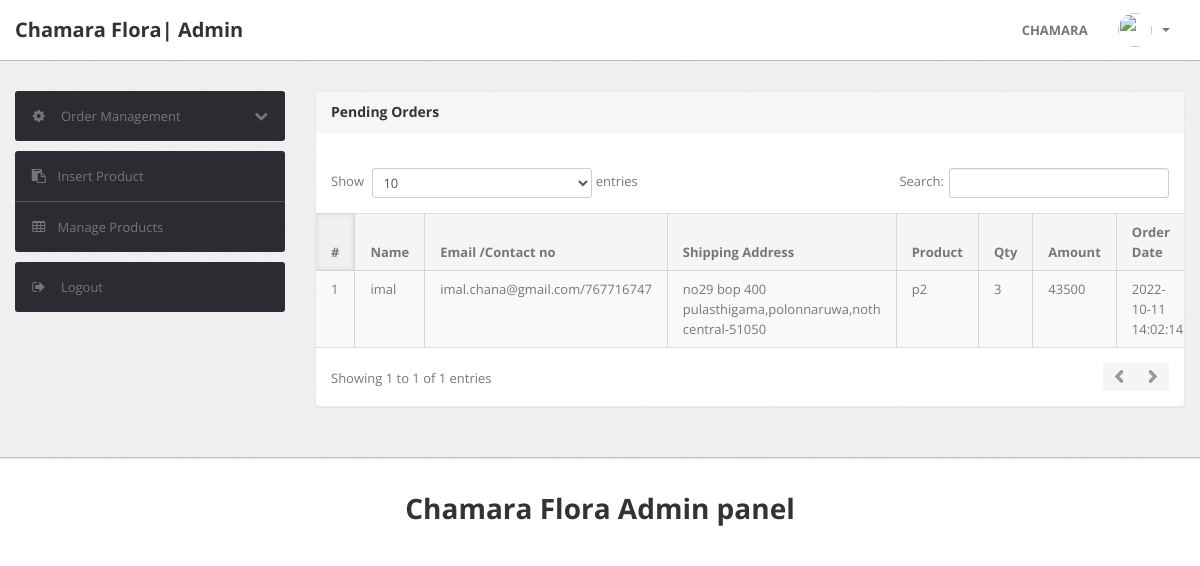
/admin/pending-orders.php (signed in), run on the app's committed database.
### tables this page shows
CREATE TABLE `orders` (
  `id` int(11) NOT NULL,
  `userId` int(11) DEFAULT NULL,
  `productId` varchar(255) DEFAULT NULL,
  `quantity` int(11) DEFAULT NULL,
  `orderDate` timestamp NOT NULL DEFAULT current_timestamp(),
  `paymentMethod` varchar(50) DEFAULT NULL,
  `orderStatus` varchar(55) DEFAULT NULL
);

CREATE TABLE `users` (
  `id` int(11) NOT NULL,
  `name` varchar(255) DEFAULT NULL,
  `email` varchar(255) DEFAULT NULL,
  `contactno` bigint(11) DEFAULT NULL,
  `password` varchar(255) DEFAULT NULL,
  `shippingAddress` longtext DEFAULT NULL,
  `shippingState` varchar(255) DEFAULT NULL,
  `shippingCity` varchar(255) DEFAULT NULL,
  `shippingPincode` int(11) DEFAULT NULL,
  `billingAddress` longtext DEFAULT NULL,
  `billingState` varchar(255) DEFAULT NULL,
  `billingCity` varchar(255) DEFAULT NULL,
  `billingPincode` int(11) DEFAULT NULL,
  `regDate` timestamp NOT NULL DEFAULT current_timestamp(),
  `updationDate` varchar(255) DEFAULT NULL
);

CREATE TABLE `products` (
  `id` int(11) NOT NULL,
  `category` int(11) NOT NULL,
  `subCategory` int(11) DEFAULT NULL,
  `productName` varchar(255) DEFAULT NULL,
  `productCompany` varchar(255) DEFAULT NULL,
  `productPrice` int(11) DEFAULT NULL,
  `productPriceBeforeDiscount` int(11) DEFAULT NULL,
  `productDescription` longtext DEFAULT NULL,
  `productImage1` varchar(255) DEFAULT NULL,
  `productImage2` varchar(255) DEFAULT NULL,
  `productImage3` varchar(255) DEFAULT NULL,
  `shippingCharge` int(11) DEFAULT NULL,
  `productAvailability` varchar(255) DEFAULT NULL,
  `postingDate` timestamp NULL DEFAULT current_timestamp(),
  `updationDate` varchar(255) DEFAULT NULL
);

### admin/pending-orders.php (the view, shortened to what this page needs)
<?php
include('include/config.php');
if(strlen($_SESSION['alogin'])==0)
	{
header('location:index.php');
}
else{
?>
<!DOCTYPE html>
<html lang="en">
<head>
	<link type="text/css" href="bootstrap/css/bootstrap.min.css" rel="stylesheet">
	<link type="text/css" href="bootstrap/css/bootstrap-responsive.min.css" rel="stylesheet">
	<link type="text/css" href="css/theme.css" rel="stylesheet">
	<link type="text/css" href="images/icons/css/font-awesome.css" rel="stylesheet">
</head>
<body>
<?php include('include/header.php');?>
	<div class="wrapper">
		<div class="container">
			<div class="row">
<?php include('include/sidebar.php');?>
			<div class="span9">
					<div class="content">
	<div class="module">
							<div class="module-head">
								<h3>Pending Orders</h3>
							</div>
							<div class="module-body table">
									<br />
								<table cellpadding="0" cellspacing="0" border="0" class="datatable-1 table table-bordered table-striped	 display table-responsive" >
									<thead>
										<tr>
											<th>#</th>
											<th> Name</th>
											<th width="50">Email /Contact no</th>
											<th>Shipping Address</th>
											<th>Product </th>
											<th>Qty </th>
											<th>Amount </th>
											<th>Order Date</th>
										</tr>
									</thead>
<tbody>
<?php
$status='Delivered';
$query=mysqli_query($con,"select users.name as username,users.email as useremail,users.contactno as usercontact,users.shippingAddress as shippingaddress,users.shippingCity as shippingcity,users.shippingState as shippingstate,users.shippingPincode as shippingpincode,products.productName as productname,products.shippingCharge as shippingcharge,orders.quantity as quantity,orders.orderDate as orderdate,products.productPrice as productprice,orders.id as id  from orders join users on  orders.userId=users.id join products on products.id=orders.productId where orders.	orderStatus!='$status' or orders.orderStatus is null");
$cnt=1;
while($row=mysqli_fetch_array($query))
{
?>
										<tr>
											<td><?php echo htmlentities($cnt);?></td>
											<td><?php echo htmlentities($row['username']);?></td>
<td><?php echo htmlentities($row['useremail']);?>/<?php echo htmlentities($row['usercontact']);?></td>
<td><?php echo htmlentities($row['shippingaddress'].",".$row['shippingcity'].",".$row['shippingstate']."-".$row['shippingpincode']);?></td>
											<td><?php echo htmlentities($row['productname']);?></td>
											<td><?php echo htmlentities($row['quantity']);?></td>
											<td><?php echo htmlentities($row['quantity']*$row['productprice']+$row['shippingcharge']);?></td>
											<td><?php echo htmlentities($row['orderdate']);?></td>
											</tr>
										<?php $cnt=$cnt+1; } ?>
										</tbody>
								</table>
							</div>
						</div>
					</div>
				</div>
			</div>
		</div>
	</div>
<?php include('include/footer.php');?>
</body>
<?php } ?>

### admin/css/theme.css (style rules this page uses)
body { font-size: 13px; font-family: 'Open Sans', Arial, sans-serif; background: #fff; color: #777 }
h1, h2, h3, h4, h5, h6 { color: #333; margin-top: 0 }
h3 { font-size: 20px }
.wrapper { background: url(../images/bg.png) #eee; border-bottom: 1px solid #bbb; -webkit-box-shadow: 0 1px 2px rgba(0,0,0,0.1); -moz-box-shadow: 0 1px 2px rgba(0,0,0,0.1); box-shadow: 0 1px 2px rgba(0,0,0,0.1); padding: 30px 0 }
.module { background: #fff; -webkit-border-radius: 3px; -moz-border-radius: 3px; border-radius: 3px; border: 1px solid #ccc; border-bottom-color: #bbb; -webkit-box-shadow: 0 0 1px rgba(0,0,0,0.2); -moz-box-shadow: 0 0 1px rgba(0,0,0,0.2); box-shadow: 0 0 1px rgba(0,0,0,0.2); margin-bottom: 30px }
.table { margin-bottom: 0 }
.table th, .table td { border-color: #d5d5d5!important }
.table-bordered thead:first-child tr:first-child>th:first-child, .table-bordered tbody:first-child tr:first-child>td:first-child { -webkit-border-top-left-radius: 2px; -moz-border-radius-topleft: 2px; border-top-left-radius: 2px }
.table-bordered thead:last-child tr:last-child>th:first-child, .table-bordered tbody:last-child tr:last-child>td:first-child, .table-bordered tfoot:last-child tr:last-child>td:first-child { -webkit-border-bottom-left-radius: 2px; -moz-border-radius-bottomleft: 2px; border-bottom-left-radius: 2px }
.module { box-shadow: 0 0 3px rgba(0,0,0,.1); border-color: #e9e9e9; margin-bottom: 20px; background-color: #fff; border-radius: 4px; -webkit-box-shadow: 0 1px 1px rgba(0,0,0,.05); box-shadow: 0 1px 1px rgba(0,0,0,.05); }
.module-head { color: #767676; background-color: #f6f6f6; border-color: #e9e9e9; padding: 10px 15px; border-bottom: 1px solid transparent; border-top-right-radius: 3px; border-top-left-radius: 3px; }
.module-head h3 { font-size: 14px; line-height: 20px; height: 20px; margin: 0 }
.module-body { padding: 15px }
.module-body.table { padding: 15px 0 }
.module-body.table .table th, .module-body.table .table td { padding-left: 15px; padding-right: 15px }
.dataTables_wrapper table th { background: #f5f5f5; cursor: pointer }
.dataTables_wrapper table th.sorting_asc, .dataTables_wrapper table th.sorting_desc { background: #f0f0f0; -webkit-box-shadow: 0 0 5px rgba(0,0,0,0.1) inset; -moz-box-shadow: 0 0 5px rgba(0,0,0,0.1) inset; box-shadow: 0 0 5px rgba(0,0,0,0.1) inset }
.dataTables_wrapper .table-bordered { -webkit-border-radius: 0; -moz-border-radius: 0; border-radius: 0; border-left: 0; border-right: 0 }
.dataTables_wrapper .table-bordered thead tr>th:first-child, .dataTables_wrapper .table-bordered tbody tr>td:first-child, .dataTables_wrapper .table-bordered tfoot tr>td:first-child, .dataTables_wrapper .table-bordered tfoot tr>th:first-child { border-left: 0 }
.dataTables_wrapper .table-bordered thead:first-child tr:first-child>th:first-child, .dataTables_wrapper .table-bordered tbody:first-child tr:first-child>td:first-child { -webkit-border-top-left-radius: 0; -moz-border-radius-topleft: 0; border-top-left-radius: 0 }
.dataTables_wrapper .table-bordered thead:last-child tr:last-child>th:first-child, .dataTables_wrapper .table-bordered tbody:last-child tr:last-child>td:first-child, .dataTables_wrapper .table-bordered tfoot:last-child tr:last-child>td:first-child { -webkit-border-bottom-left-radius: 0; -moz-border-radius-bottomleft: 0; border-bottom-left-radius: 0 }

### data on the page
orders: userId.name "imal", userId.email "imal.chana@gmail.com", userId.contactno "767716747", userId.shippingPincode "no29 bop 400 pulasthigama,polonnaruwa,noth central-51050", productId.productName "p2", quantity "3", $row['quantity']*$row['productprice']+$row['shippingcharge'] "43500", orderDate "2022-10-11 14:02:14"
